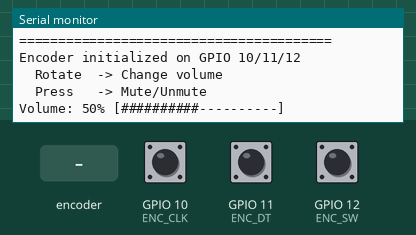
The sketch below on a simulated ESP32-S3. On the bench: the last lines printed to the serial monitor. The inputs (shaded band) are chosen by the test bench; at power-on: GPIO 12 (ENC_SW) HIGH, GPIO 10 (ENC_CLK) HIGH, GPIO 11 (ENC_DT) HIGH.

Above: at 2.2 s.
2.3 s: rotary encoder on GPIO 10 (ENC_CLK) / GPIO 11 (ENC_DT) turned 1 step (first pin leading)
At 3.1 s:
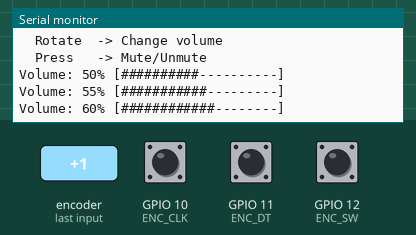
4.0 s: GPIO 12 (ENC_SW) pulled LOW for 0.15 s
At 5.2 s:
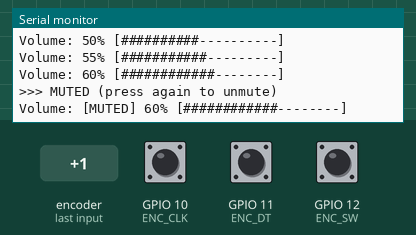
5.6 s: GPIO 12 (ENC_SW) pulled LOW for 1 s
At 6.3 s:
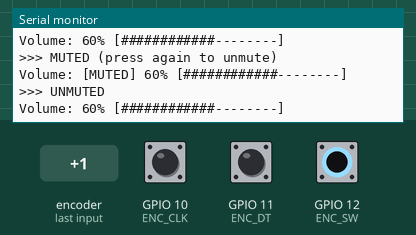
8.1 s: rotary encoder on GPIO 10 (ENC_CLK) / GPIO 11 (ENC_DT) turned 1 step (first pin leading)
At 8.8 s:
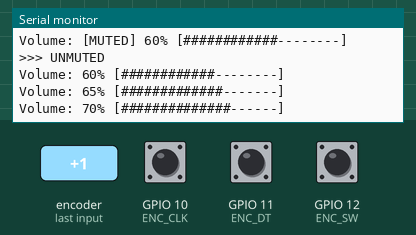
9.8 s: GPIO 12 (ENC_SW) pulled LOW for 0.15 s
At 10.8 s:
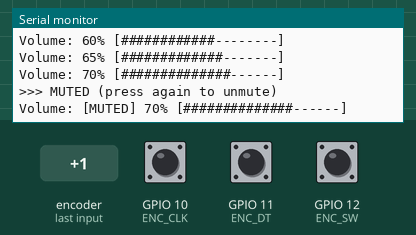

The sketch:

02_RotaryEncoder_Test.ino
```cpp
/*
 * Rotary Encoder Test Sketch
 * Board: Adafruit ESP32-S3 Feather
 * Encoder: EC11 or M274 360° Rotary Encoder (Volume + Mute)
 *
 * Connections:
 *   CLK -> GPIO 10
 *   DT  -> GPIO 11
 *   SW  -> GPIO 12
 *   +   -> 3.3V
 *   GND -> GND
 *
 * Functions:
 *   Rotate CW  -> Volume Up
 *   Rotate CCW -> Volume Down
 *   Press      -> Mute/Unmute toggle
 */

// Encoder pins (Volume Control)
#define ENC_CLK 10
#define ENC_DT  11
#define ENC_SW  12

// Encoder state
volatile int encoderPosition = 0;
bool encoderPressed = false;
bool isMuted = false;
int volume = 50;  // Start at 50%

// Debouncing
int lastCLKState = HIGH;
unsigned long lastButtonTime = 0;
const unsigned long debounceDelay = 50;

// Forward declaration for interrupt handler
void IRAM_ATTR readEncoder();

void setup() {
  Serial.begin(115200);
  delay(1000);
  Serial.println("========================================");
  Serial.println("    Rotary Encoder Test (Volume)");
  Serial.println("========================================");
  Serial.println();

  // Configure encoder pins
  pinMode(ENC_CLK, INPUT_PULLUP);
  pinMode(ENC_DT, INPUT_PULLUP);
  pinMode(ENC_SW, INPUT_PULLUP);

  // Attach interrupt for rotation detection
  attachInterrupt(digitalPinToInterrupt(ENC_CLK), readEncoder, CHANGE);

  Serial.println("Encoder initialized on GPIO 10/11/12");
  Serial.println("  Rotate  -> Change volume");
  Serial.println("  Press   -> Mute/Unmute");
  Serial.println();
  printVolume();
}

void loop() {
  static int lastPosition = 0;

  // Check rotation
  if (encoderPosition != lastPosition) {
    int diff = encoderPosition - lastPosition;
    lastPosition = encoderPosition;

    if (!isMuted) {
      volume += diff * 5;  // 5% per step
      volume = constrain(volume, 0, 100);
    }

    printVolume();
  }

  // Check button press (mute/unmute)
  if (digitalRead(ENC_SW) == LOW && !encoderPressed) {
    if ((millis() - lastButtonTime) > debounceDelay) {
      encoderPressed = true;
      isMuted = !isMuted;
      lastButtonTime = millis();

      if (isMuted) {
        Serial.println(">>> MUTED (press again to unmute)");
      } else {
        Serial.println(">>> UNMUTED");
      }
      printVolume();
    }
  } else if (digitalRead(ENC_SW) == HIGH && encoderPressed) {
    encoderPressed = false;
  }

  delay(10);
}

// Interrupt handler for encoder rotation
void IRAM_ATTR readEncoder() {
  int clkState = digitalRead(ENC_CLK);
  int dtState = digitalRead(ENC_DT);

  if (clkState != lastCLKState) {
    if (dtState != clkState) {
      encoderPosition++;
    } else {
      encoderPosition--;
    }
  }
  lastCLKState = clkState;
}

void printVolume() {
  Serial.print("Volume: ");
  if (isMuted) {
    Serial.print("[MUTED] ");
  }
  Serial.print(volume);
  Serial.print("% ");

  // Draw a simple bar
  int bars = volume / 5;
  Serial.print("[");
  for (int i = 0; i < 20; i++) {
    Serial.print(i < bars ? "#" : "-");
  }
  Serial.println("]");
}
```

Measured:
- after the input at 2.3 s, the serial monitor: prints a new line at once (image 1)
- after the input at 4.0 s, the serial monitor: prints a new line at once (image 2)
- after the input at 5.6 s, the serial monitor: prints a new line at once (image 3)
- after the input at 8.1 s, the serial monitor: prints a new line at once (image 4)
- after the input at 9.8 s, the serial monitor: prints a new line at once (image 5)
